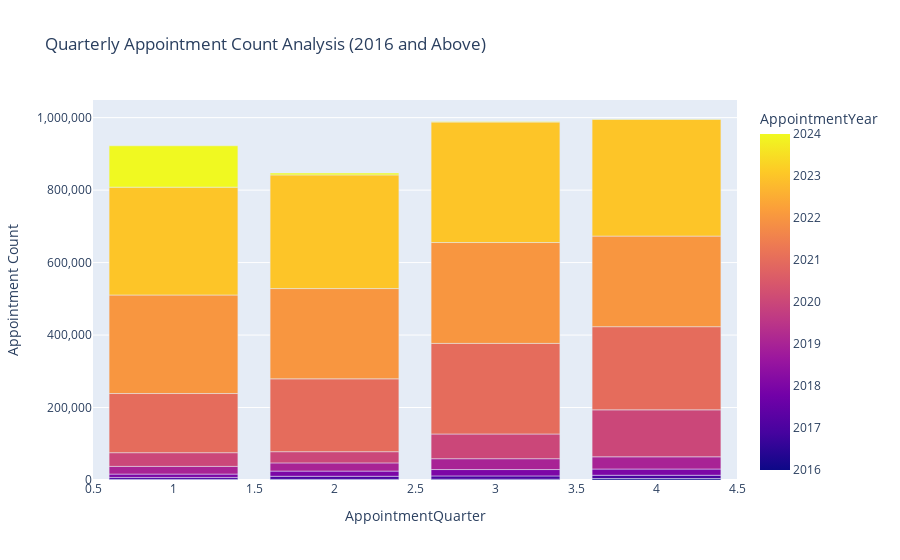

Notebook code for this chart:
### Markdown cell above
As observed, there is steady growth with appointment count, peaking at 2023.

### Code cell
# Quarterly Analysis

query = '''
    SELECT
        YEAR(StartTime) AS AppointmentYear,
        QUARTER(StartTime) AS AppointmentQuarter,
        COUNT(*) AS AppointmentCount
    FROM
        Appointments
    WHERE
        YEAR(StartTime) >= 2016 AND
        YEAR(StartTime) <= 2024
    GROUP BY
        AppointmentYear, AppointmentQuarter
    ORDER BY
        AppointmentYear, AppointmentQuarter;
'''

# Execute the query and load the result into a DataFrame
df = pd.read_sql_query(query, engine)

# Display the DataFrame
print(df)

# # Plot a bar chart for the quarterly analysis
# plt.figure(figsize=(12, 6))
# sns.barplot(x='AppointmentQuarter', y='AppointmentCount',
#             hue='AppointmentYear', data=df)

# # Format AppointmentCount axis labels with commas for better readability
# plt.gca().yaxis.set_major_formatter(
#     FuncFormatter(lambda x, _: '{:,.0f}'.format(x)))

# plt.title('Quarterly Appointment Count Analysis (2016 and Above)')
# plt.xlabel('Quarter')
# plt.ylabel('Appointment Count')
# plt.legend(title='Year', loc='upper right')
# plt.show()

fig = px.bar(df, x='AppointmentQuarter', y='AppointmentCount',
             color='AppointmentYear',
             labels={'AppointmentCount': 'Appointment Count'},
             title='Quarterly Appointment Count Analysis (2016 and Above)')

# Format AppointmentCount axis labels with commas for better readability
fig.update_layout(yaxis=dict(tickformat=',.0f'))

# Show the interactive plot
fig.show()

### Figure 1 — Plotly figure (JSON) as saved in the notebook; plotly's stock layout.template omitted (floating-point values rounded to 4 significant figures)
{"data": [{"alignmentgroup": "True", "hovertemplate": "AppointmentQuarter=%{x}<br>Appointment Count=%{y}<br>AppointmentYear=%{marker.color}<extra></extra>", "legendgroup": "", "marker": {"color": [2016, 2016, 2016, 2016, 2017, 2017, 2017, 2017, 2018, 2018, 2018, 2018, 2019, 2019, 2019, 2019, 2020, 2020, 2020, 2020, 2021, 2021, 2021, 2021, 2022, 2022, 2022, 2022, 2023, 2023, 2023, 2023, 2024, 2024, 2024, 2024], "coloraxis": "coloraxis", "pattern": {"shape": ""}}, "name": "", "offsetgroup": "", "orientation": "v", "showlegend": false, "textposition": "auto", "type": "bar", "x": [1, 2, 3, 4, 1, 2, 3, 4, 1, 2, 3, 4, 1, 2, 3, 4, 1, 2, 3, 4, 1, 2, 3, 4, 1, 2, 3, 4, 1, 2, 3, 4, 1, 2, 3, 4], "xaxis": "x", "y": [1725, 1780, 2133, 4090, 5363, 8488, 9159, 8979, 9220, 14358, 17575, 17236, 21262, 22620, 29931, 33706, 37816, 30907, 68170, 129639, 163235, 201037, 250003, 229461, 271914, 249101, 278411, 250011, 297647, 313638, 332577, 322360, 114140, 5220, 1729, 777], "yaxis": "y"}], "layout": {"barmode": "relative", "coloraxis": {"colorbar": {"title": {"text": "AppointmentYear"}}, "colorscale": [[0, "#0d0887"], [0.1111, "#46039f"], [0.2222, "#7201a8"], [0.3333, "#9c179e"], [0.4444, "#bd3786"], [0.5556, "#d8576b"], [0.6667, "#ed7953"], [0.7778, "#fb9f3a"], [0.8889, "#fdca26"], [1, "#f0f921"]]}, "legend": {"tracegroupgap": 0}, "title": {"text": "Quarterly Appointment Count Analysis (2016 and Above)"}, "xaxis": {"anchor": "y", "domain": [0, 1], "title": {"text": "AppointmentQuarter"}}, "yaxis": {"anchor": "x", "domain": [0, 1], "tickformat": ",.0f", "title": {"text": "Appointment Count"}}}}
